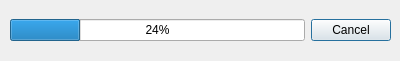
<?xml version="1.0" encoding="UTF-8"?>
<ui version="4.0">
 <class>ProgressDialog</class>
 <widget class="QDialog" name="ProgressDialog">
  <property name="geometry">
   <rect>
    <x>0</x>
    <y>0</y>
    <width>400</width>
    <height>61</height>
   </rect>
  </property>
  <property name="windowTitle">
   <string>Dialog</string>
  </property>
  <widget class="QWidget" name="horizontalLayoutWidget">
   <property name="geometry">
    <rect>
     <x>10</x>
     <y>10</y>
     <width>381</width>
     <height>41</height>
    </rect>
   </property>
   <layout class="QHBoxLayout" name="horizontalLayout">
    <item>
     <widget class="QProgressBar" name="progressBar">
      <property name="value">
       <number>24</number>
      </property>
     </widget>
    </item>
    <item>
     <widget class="QPushButton" name="cancelButton">
      <property name="text">
       <string>Cancel</string>
      </property>
     </widget>
    </item>
   </layout>
  </widget>
 </widget>
 <resources/>
 <connections>
  <connection>
   <sender>cancelButton</sender>
   <signal>clicked()</signal>
   <receiver>ProgressDialog</receiver>
   <slot>onCancelClicked()</slot>
   <hints>
    <hint type="sourcelabel">
     <x>357</x>
     <y>27</y>
    </hint>
    <hint type="destinationlabel">
     <x>340</x>
     <y>710</y>
    </hint>
   </hints>
  </connection>
 </connections>
 <slots>
  <slot>onCancelClicked()</slot>
 </slots>
</ui>
